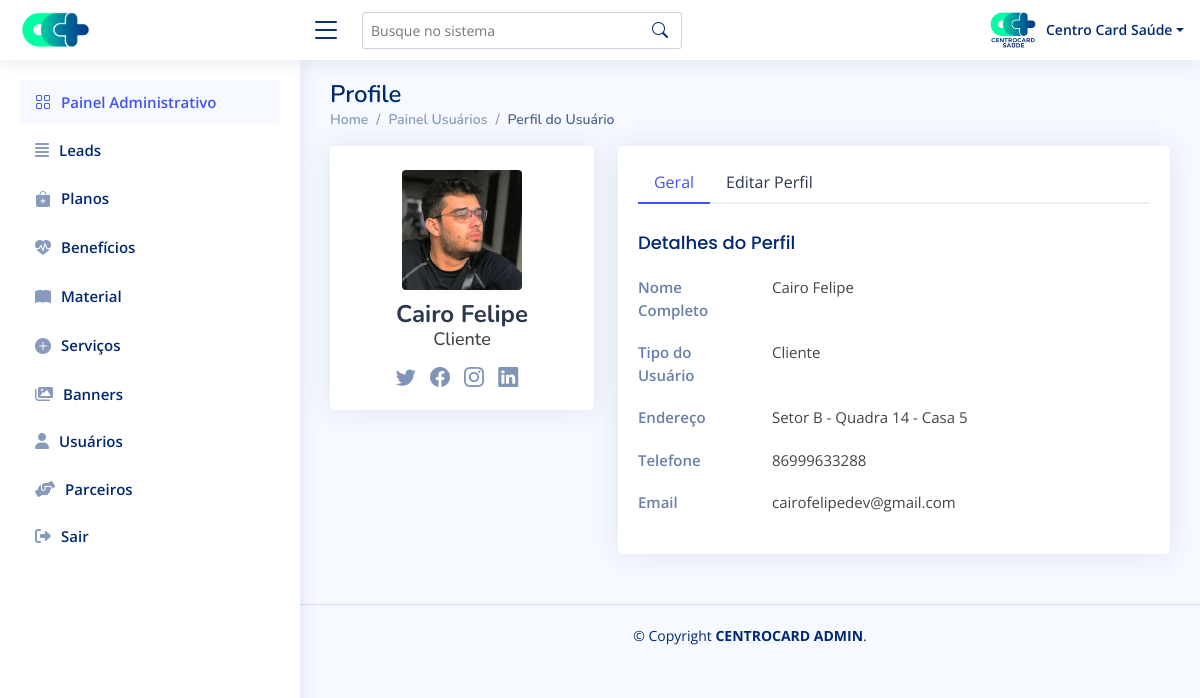
/admin/perfil.php?edit_id=15 (signed in), run on the app's committed database.
### tables this page shows
CREATE TABLE `users` (
  `id` int(11) NOT NULL AUTO_INCREMENT,
  `name` varchar(100) DEFAULT NULL,
  `login` varchar(50) DEFAULT NULL,
  `email` varchar(100) DEFAULT NULL,
  `pass` varchar(100) DEFAULT NULL,
  `type` int(11) DEFAULT NULL,
  `whats` varchar(50) DEFAULT NULL,
  `img` varchar(200) DEFAULT NULL,
  `data_create` timestamp NULL DEFAULT current_timestamp(),
  `address` varchar(200) DEFAULT NULL,
  `district` varchar(100) DEFAULT NULL,
  `city` varchar(100) DEFAULT NULL,
  `state` varchar(100) DEFAULT NULL,
  `status` varchar(50) DEFAULT NULL,
  `plan` varchar(20) DEFAULT NULL,
  PRIMARY KEY (`id`)
);

### admin/perfil.php (the view, shortened to what this page needs)
<?php
require_once 'dbconfig.php';
if (isset($_GET['edit_id']) && !empty($_GET['edit_id'])) {
  $id = $_GET['edit_id'];
  $stmt_edit = $DB_con->prepare('SELECT * FROM users WHERE id =:uid');
  $stmt_edit->execute(array(':uid' => $id));
  $edit_row = $stmt_edit->fetch(PDO::FETCH_ASSOC);
  extract($edit_row);
} else {
  header("Location: painel-perfil.php");
}
?>
<!DOCTYPE html>
<html lang="pt-br">
<head>
  <link rel="stylesheet" href="https://cdnjs.cloudflare.com/ajax/libs/font-awesome/6.0.0-beta3/css/all.min.css" />
  <link href="assets/vendor/bootstrap/css/bootstrap.min.css" rel="stylesheet">
  <link rel="stylesheet" href="https://cdn.jsdelivr.net/npm/bootstrap-icons@1.8.1/font/bootstrap-icons.css">
  <link href="assets/vendor/remixicon/remixicon.css" rel="stylesheet">
  <link href="assets/vendor/boxicons/css/boxicons.min.css" rel="stylesheet">
  <link href="assets/vendor/quill/quill.snow.css" rel="stylesheet">
  <link href="assets/vendor/quill/quill.bubble.css" rel="stylesheet">
  <link href="assets/vendor/simple-datatables/style.css" rel="stylesheet">
  <link href="assets/css/style.css" rel="stylesheet">
</head>
<body>
  <?php include "components/header.php" ?>
  <?php include "components/sidebar.php" ?>
  <main id="main" class="main">
    <div class="pagetitle">
      <h1>Profile</h1>
      <nav>
        <ol class="breadcrumb">
          <li class="breadcrumb-item"><a href="painel-controle.php">Home</a></li>
          <li class="breadcrumb-item">Painel Usuários</li>
          <li class="breadcrumb-item active">Perfil do Usuário</li>
        </ol>
      </nav>
    </div>
    <section class="section profile">
      <div class="row">
        <div class="col-xl-4">
          <div class="card">
            <div class="card-body profile-card pt-4 d-flex flex-column align-items-center">
              <img src="./uploads/usuarios/<?php echo $img; ?>" onerror="this.src='./assets/img/semperfil.png'" class="rounded">
              <h2><?php echo $name; ?></h2>
              <h3>
                <?php
                if ($type == 4) {
                  echo "Cliente";
                } ?>
              </h3>
              <div class="social-links mt-2">
                <a href="#" class="twitter"><i class="bi bi-twitter"></i></a>
                <a href="#" class="facebook"><i class="bi bi-facebook"></i></a>
                <a href="#" class="instagram"><i class="bi bi-instagram"></i></a>
                <a href="#" class="linkedin"><i class="bi bi-linkedin"></i></a>
              </div>
            </div>
          </div>
        </div>
        <div class="col-xl-8">
          <div class="card">
            <div class="card-body pt-3">
              <ul class="nav nav-tabs nav-tabs-bordered">
                <li class="nav-item">
                  <button class="nav-link active" data-bs-toggle="tab" data-bs-target="#profile-overview">Geral</button>
                </li>
                <li class="nav-item">
                  <button class="nav-link" data-bs-toggle="tab" data-bs-target="#profile-edit">Editar Perfil</button>
                </li>
              </ul>
              <div class="tab-content pt-2">
                <div class="tab-pane fade show active profile-overview" id="profile-overview">
                  <h5 class="card-title">Detalhes do Perfil</h5>
                  <div class="row">
                    <div class="col-lg-3 col-md-4 label ">Nome Completo</div>
                    <div class="col-lg-9 col-md-8"><?php echo $name; ?></div>
                  </div>
                  <div class="row">
                    <div class="col-lg-3 col-md-4 label">Tipo do Usuário</div>
                    <div class="col-lg-9 col-md-8">
                      <?php
                      if ($type == 4) {
                        echo "Cliente";
                      } ?>
                    </div>
                  </div>
                  <div class="row">
                    <div class="col-lg-3 col-md-4 label">Endereço</div>
                    <div class="col-lg-9 col-md-8">
                      <?php
                      if ($address == null) {
                        echo "não informado";
                      } else {
                        echo $address;
                      } ?>
                    </div>
                  </div>
                  <div class="row">
                    <div class="col-lg-3 col-md-4 label">Telefone</div>
                    <div class="col-lg-9 col-md-8"><?php echo $whats; ?></div>
                  </div>
                  <div class="row">
                    <div class="col-lg-3 col-md-4 label">Email</div>
                    <div class="col-lg-9 col-md-8"><?php echo $email; ?></div>
                  </div>
                </div>
              </div>
            </div>
          </div>
        </div>
      </div>
    </section>
  </main>
  <?php include "components/footer.php"; ?>
</body>
</html>

### admin/assets/css/style.css (style rules this page uses)
:root { scroll-behavior: smooth; }
body { font-family: "Open Sans", sans-serif; background : #f6f9ff; color : #444444; }
a { color : #4154f1; text-decoration: none; }
h1, h2, h3, h4, h5, h6 { font-family: "Nunito", sans-serif; }
#main { margin-top: 60px; padding : 20px 30px; transition: all 0.3s; }
.pagetitle { margin-bottom: 10px; }
.pagetitle h1 { font-size : 24px; margin-bottom: 0; font-weight : 600; color : #012970; }
.card { margin-bottom: 30px; border : none; border-radius: 5px; box-shadow : 0px 0 30px rgba(1, 41, 112, 0.1); overflow : hidden; }
.card-title { padding : 20px 0 15px 0; font-size : 18px; font-weight: 500; color : #012970; font-family: "Poppins", sans-serif; }
.card-body { padding: 0 20px 20px 20px; }
.breadcrumb { font-size : 14px; font-family: "Nunito", sans-serif; color : #899bbd; font-weight: 600; }
.breadcrumb a { color : #899bbd; transition: 0.3s; }
.breadcrumb .breadcrumb-item::before { color: #899bbd; }
.breadcrumb .active { color : #51678f; font-weight: 600; }
.nav-tabs-bordered { border-bottom: 2px solid #ebeef4; }
.nav-tabs-bordered .nav-link { margin-bottom: -2px; border : none; color : #2c384e; }
.nav-tabs-bordered .nav-link.active { background-color: #fff; color : #4154f1; border-bottom : 2px solid #4154f1; }
@media (min-width: 1200px) { #main, #footer { margin-left: 300px; } }
.profile .profile-card img { max-width: 120px; }
.profile .profile-card h2 { font-size : 24px; font-weight: 700; color : #2c384e; margin : 10px 0 0 0; }
.profile .profile-card h3 { font-size: 18px; }
.profile .profile-card .social-links a { font-size : 20px; display : inline-block; color : rgba(1, 41, 112, 0.5); line-height : 0; margin-right: 10px; transition : 0.3s; }
.profile .profile-overview .row { margin-bottom: 20px; font-size : 15px; }
.profile .profile-overview .card-title { color: #012970; }
.profile .profile-overview .label { font-weight: 600; color : rgba(1, 41, 112, 0.6); }

### data on the page
users: img (picture), name "Cairo Felipe", address "Setor B - Quadra 14 - Casa 5", whats "86999633288", email "cairofelipedev@gmail.com"

### other printed values
$_SESSION['name'] "Centro Card Saúde"
